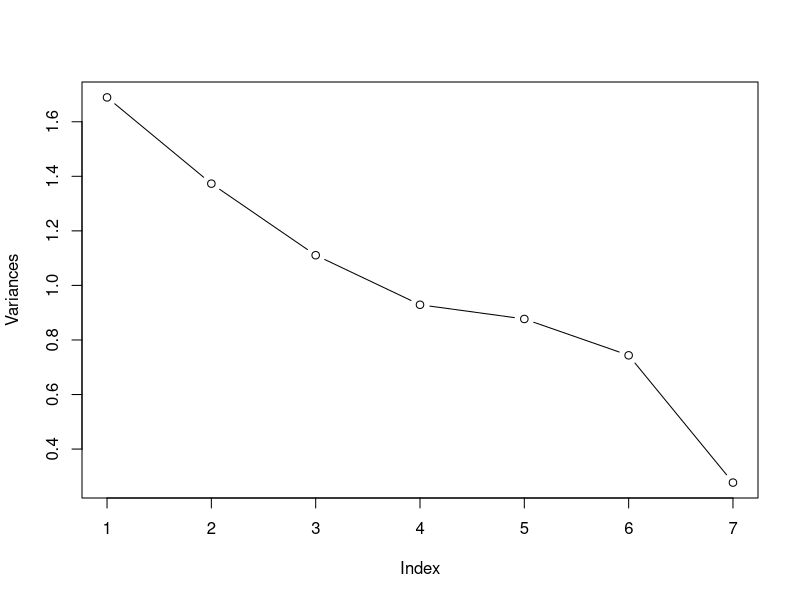
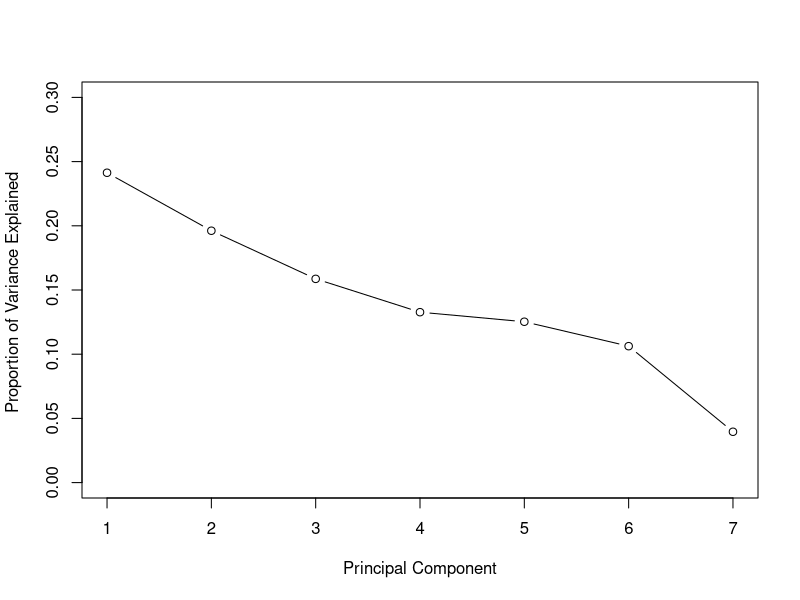
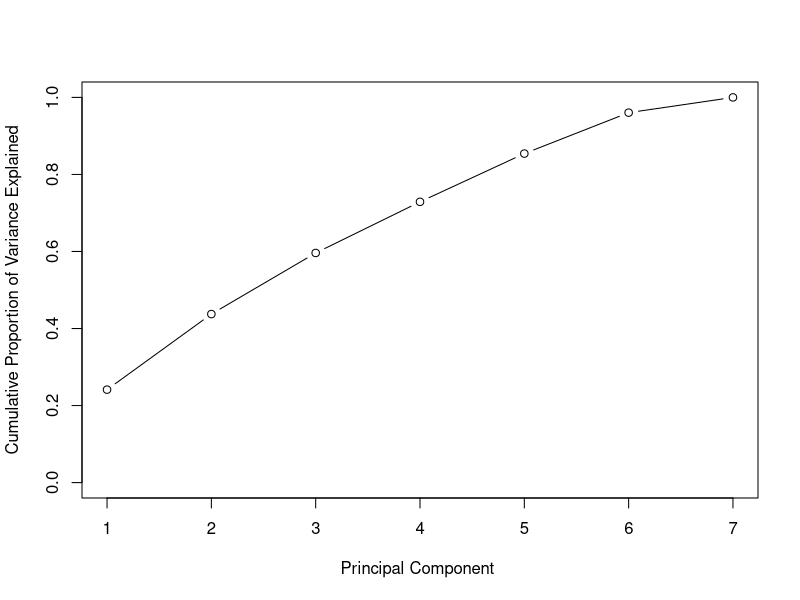
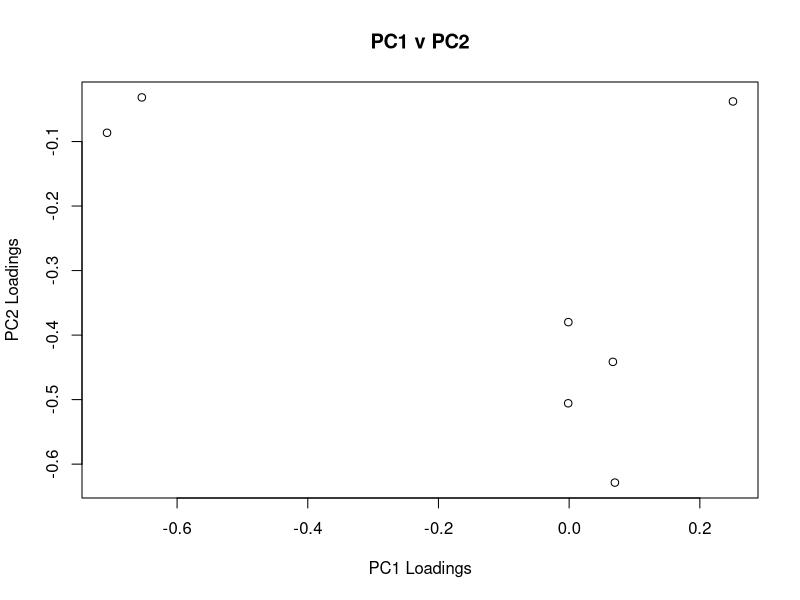
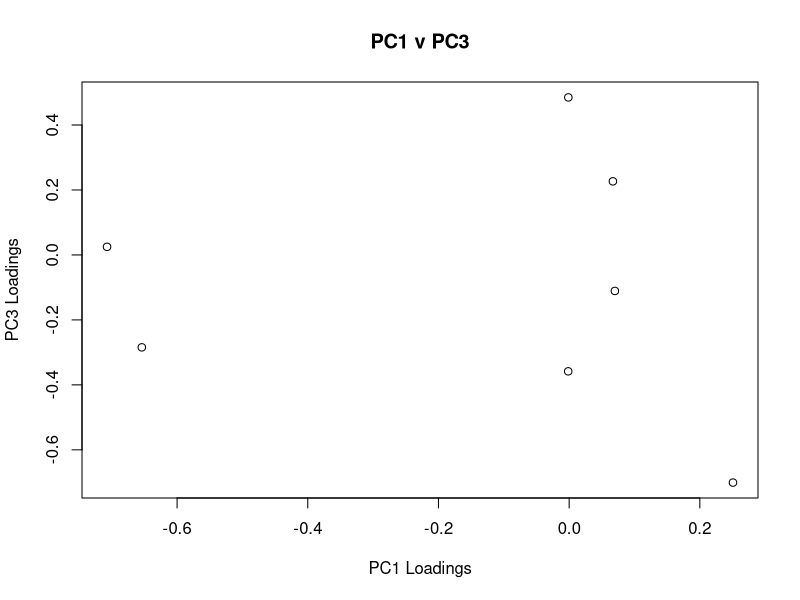
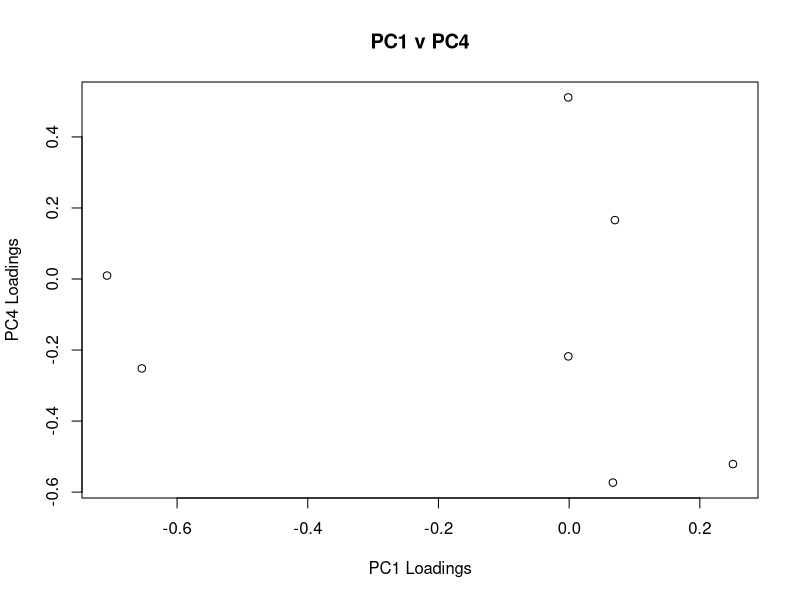
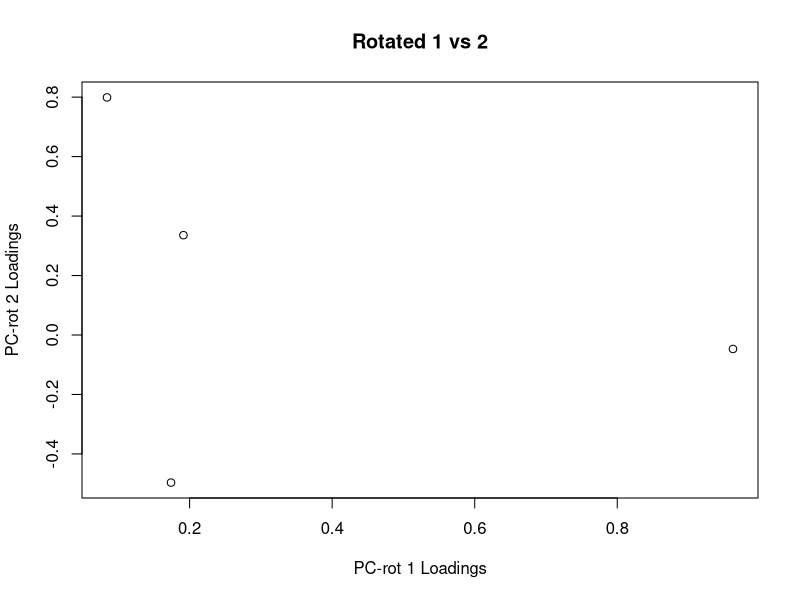
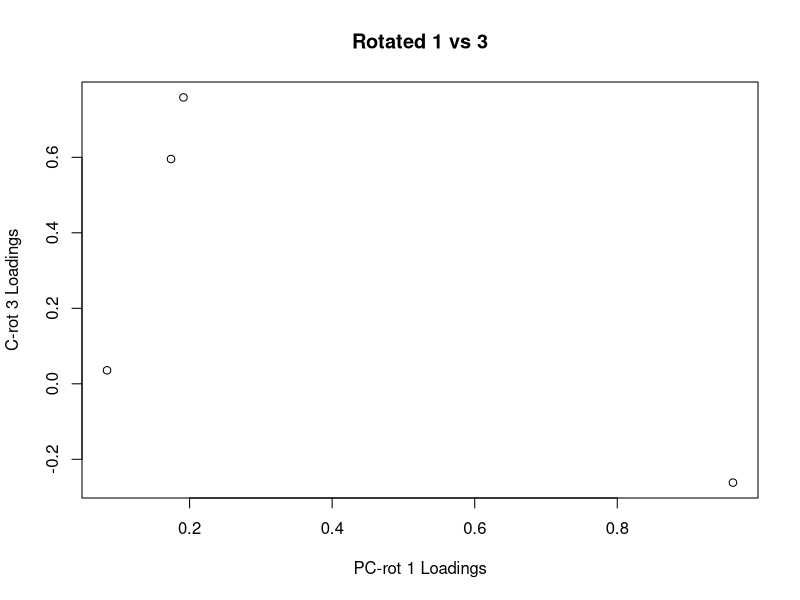

The R source for these figures, in order:
## ---- chunk 1
# Load the caret German data
library(caret)
data(GermanCredit)
# Select only the chosen variables
GCD<- GermanCredit[, c(1:7)]
# Need to split the data into train/test portions
set.seed(12345)
train_ind <- sample(seq_len(nrow(GCD)), size = 700)
# Randomly separate into two data frames: train and test
train_data <- GCD[train_ind, ]
test_data<- GCD[-train_ind, ]
# Standardize the training the data
train_means = colMeans(train_data)
train_sd = apply(train_data, 2, sd)
train_scaled = scale(train_data)
# Standardize the test data using the train data means and standard deviations
test_scaled = scale(test_data, center=train_means, scale = train_sd)
## ---- chunk 2
# Run prcomp on the scaled train data
pr.cr <- prcomp(train_scaled)
attributes(pr.cr)
# Print the Loadings/coefficients
round(pr.cr$rotation,2)
# print the components
round(head(pr.cr$x),2)
## ---- chunk 3
# Plot Variances
plot(pr.cr$sdev^2, ylab= "Variances", type='b')
# Variance Explained
pr.var <- pr.cr$sdev ^2
pve <- pr.var/sum(pr.var)
plot(pve, xlab="Principal Component", ylab="Proportion of Variance Explained ", ylim=c(0,0.3), type = "b")
# Plot the cumulative variance
plot(cumsum(pve), xlab="Principal Component ", ylab=" Cumulative Proportion of Variance Explained ", ylim=c(0,1), type = "b")
## ---- chunk 4
plot(x=pr.cr$rotation[, 1], y=pr.cr$rotation[, 2], xlab='PC1 Loadings', ylab='PC2 Loadings', main = 'PC1 v PC2')
plot(x=pr.cr$rotation[, 1], y=pr.cr$rotation[, 3], xlab='PC1 Loadings', ylab='PC3 Loadings', main = 'PC1 v PC3')
plot(x=pr.cr$rotation[, 1], y=pr.cr$rotation[, 4], xlab='PC1 Loadings', ylab='PC4 Loadings', main = 'PC1 v PC4')
#Loadings/coefficients
round(pr.cr$rotation[,1:4],2)
## ---- chunk 5
# Display the dot product of the combinations of PC1 Loadings - PC4 Loadings
c(pr.cr$rotation[, 1]%*%pr.cr$rotation[, 2], pr.cr$rotation[, 1]%*%pr.cr$rotation[, 3], pr.cr$rotation[, 1]%*%pr.cr$rotation[, 4],pr.cr$rotation[, 2]%*%pr.cr$rotation[, 3], pr.cr$rotation[, 2]%*%pr.cr$rotation[, 4],pr.cr$rotation[, 3]%*%pr.cr$rotation[, 4])
## ---- chunk 6
# Display the dot product of components 1-4
c(pr.cr$x[,1]%*%pr.cr$x[,2], pr.cr$x[,1]%*%pr.cr$x[,3], pr.cr$x[,1]%*%pr.cr$x[,4], pr.cr$x[,2]%*%pr.cr$x[,3], pr.cr$x[,2]%*%pr.cr$x[,4], pr.cr$x[,3]%*%pr.cr$x[,4])
## ---- chunk 7

pr.cr.ho <- prcomp(train_scaled,retx=TRUE,tol=0.2)
#Predict the component scores(factors)
cs <- predict(pr.cr.ho, newdata=test_scaled)
# Matrix multiply the predicted comp scores with transpose of component loadings
predicted.dataset <- round(cs %*% t(pr.cr.ho$rotation),2)
head(predicted.dataset)

## ---- chunk 8

#Original vs Predicted correlations

round(cor(as.vector(train_scaled), as.vector(pr.cr.ho$x[,1:4] %*% t(pr.cr.ho$rotation)[1:4,])),2)
round(cor(as.vector(test_scaled), as.vector(cs[,1:4] %*% t(pr.cr.ho$rotation)[1:4,])),2)

## ---- chunk 9
#Rotate loadings
rotate <- varimax(pr.cr$rotation[,1:4])
rotate$loadings
## ---- chunk 10
plot(x=rotate$rotmat[,1],rotate$rotmat[,2],xlab="PC-rot 1 Loadings", ylab="PC-rot 2 Loadings",main = "Rotated 1 vs 2")
plot(x=rotate$rotmat[,1],rotate$rotmat[,3],xlab="PC-rot 1 Loadings", ylab="C-rot 3 Loadings",main = "Rotated 1 vs 3")
plot(x=rotate$rotmat[,1],rotate$rotmat[,4],xlab="PC-rot 1 Loadings", ylab="C-rot 4 Loadings",main = "Rotated 1 vs 4")
